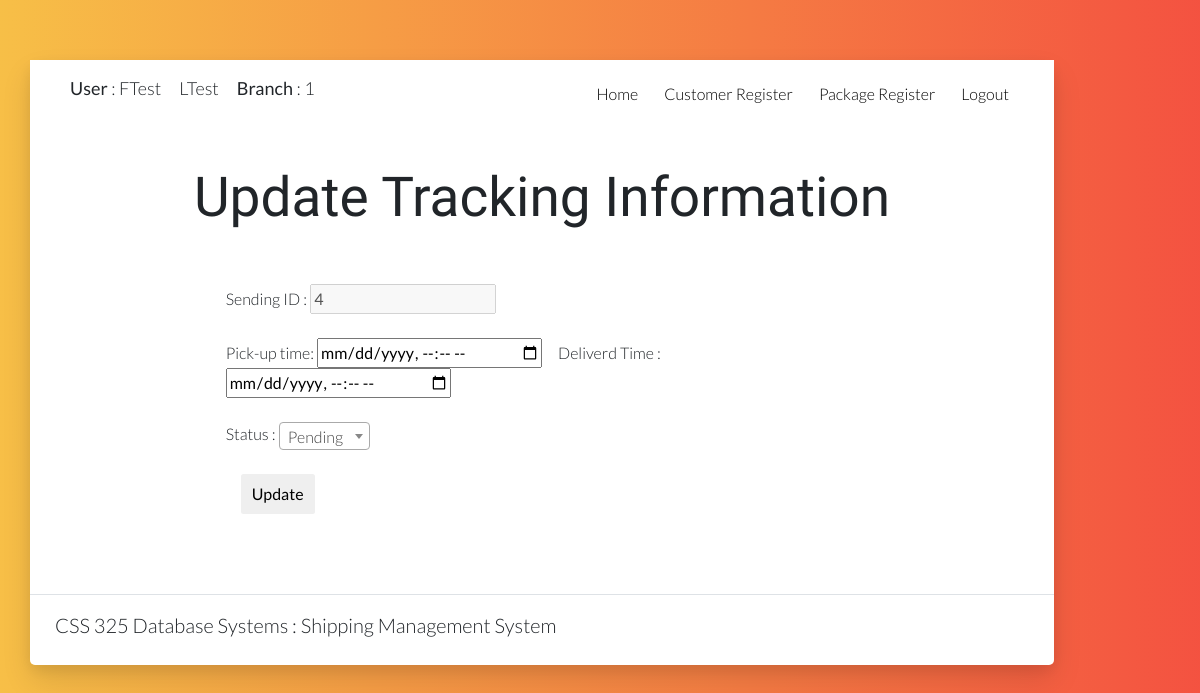
The app's page /edit_home.php?sendingid=4&pickup=0000-00-00 00:00:00&delivered=0000-00-00 00:00:00 (signed in) with its own data.
### tables this page shows
CREATE TABLE `staff` (
  `Staff_ID` int(10) UNSIGNED NOT NULL,
  `Branch_ID` int(10) UNSIGNED NOT NULL,
  `Fname` varchar(30) NOT NULL,
  `Lname` varchar(30) NOT NULL,
  `Staff_Addr` varchar(255) NOT NULL,
  `DOB` date NOT NULL,
  `Email` varchar(30) NOT NULL,
  `Password` varchar(30) NOT NULL,
  `Phone_no` varchar(11) NOT NULL
);

CREATE TABLE `sending` (
  `Sending_ID` int(10) UNSIGNED NOT NULL,
  `Sender_ID` int(10) UNSIGNED NOT NULL,
  `Receiver_ID` int(10) UNSIGNED NOT NULL,
  `SendBranch_ID` int(10) UNSIGNED NOT NULL,
  `Sending_Type` varchar(15) NOT NULL,
  `Pickup_Time` datetime DEFAULT NULL,
  `Delivered_Time` datetime DEFAULT NULL,
  `Status` varchar(10) NOT NULL DEFAULT 'Pending'
);

### edit_home.php (the view, shortened to what this page needs)
<!DOCTYPE html>
<?php require_once('connect.php');
if (isset($_SESSION['loginemail']) && isset($_SESSION['loginemail'])) {
    $loginemail = $_SESSION['loginemail'];
    $loginpassword = $_SESSION['loginpassword'];
} else {
    header('location:login.php');
}
$q = "SELECT Fname,Lname,Branch_ID FROM staff WHERE Email ='$loginemail' AND Password='$loginpassword'";
if ($result = $mysqli->query($q)) {
    while ($row = $result->fetch_array()) {
        if (isset($row[2])) {
            $AccFname = $row[0];
            $AccLname = $row[1];
            $AccBranch = $row[2];
        }
    }
} else {
    echo 'Query error: ' . $mysqli->error;
} ?>
<html lang="en">
<head>
    <link rel="stylesheet" href="vendor/bootstrap/bootstrap.min.css">
    <link rel="stylesheet" href="vendor/select2/select2.min.css">
    <link rel="stylesheet" href="vendor/owlcarousel/owl.carousel.min.css">
    <link rel="stylesheet" href="vendor/lightcase/lightcase.css">
    <link rel="stylesheet" href="css/style.min.css">
    <link rel="stylesheet" href="https://cdn.linearicons.com/free/1.0.0/icon-font.min.css">
    <link href="https://file.myfontastic.com/7vRKgqrN3iFEnLHuqYhYuL/icons.css" rel="stylesheet">
</head>
<body data-spy="scroll" data-target="#navbar-nav-header" class="static-layout">
    <div class="boxed-page">
        <nav id="gtco-header-navbar" class="navbar navbar-expand-lg py-4">
            <div class="container">
                <p style="font-size:18px;"><?php echo ('<b>User</b> : ' . $AccFname . '&emsp;' . $AccLname . '&emsp;<b>Branch</b> : ' . $AccBranch); ?></p>
                <div class="collapse navbar-collapse" id="navbar-nav-header">
                    <ul class="navbar-nav ml-auto">
                        <li class="nav-item">
                            <a class="nav-link" href="home.php">Home&emsp;</a>
                        </li>
                        <li class="nav-item">
                            <a class="nav-link" href="c_register.php">Customer Register&emsp;</a>
                        </li>
                        <li class="nav-item">
                            <a class="nav-link" href="p_register.php">Package Register&emsp;</a>
                        </li>
                        <li class="nav-item">
                            <a class="nav-link" href="logout.php">Logout</a>
                        </li>
                    </ul>
                </div>
            </div>
        </nav>
        <section id="gtco-contact-form" class="bg-white">
            <div class="container">
                <div class="section-content">
                    <div class="title-wrap">
                        <br>
                        <h1 class="display-2 mb-4">Update Tracking Information</h1><br>
                    </div>
                    <div class="row">
                        <div class="col-md-8 offset-md-2 mt-4">
                            <?php
                            $sendingid = $_GET['sendingid'];
                            $q = "SELECT * FROM sending WHERE Sending_ID='$sendingid'";
                            $result = $mysqli->query($q);
                            echo "<form action='home.php' method='post'>";
                            while ($row = $result->fetch_array()) {
                                echo "Sending ID : <input type=text name=id value=" . $row['Sending_ID'] . " Disabled><br><br>";
                                echo "Pick-up time: <input datetimelocalObject.defaultValue=" . $_GET['pickup'] . " type=datetime-local name=pickuptime >&emsp;";
                                echo "Deliverd Time : <input datetimelocalObject.defaultValue=" . $_GET['delivered'] . " type=datetime-local name=deliveredtime ><br><br>";
                                echo "Status : <select name='status'>
										<option value='Pending'>Pending</option>
										<option value='Shipped'>Shipped</option>
										<option value='Delivering'>In Transit</option>
										<option value='Delivered'>Delivered</option>
								</select><br><br>";
                                echo "<div class=col-md-12 form-btn text-center>";
                                echo "<input class=btn btn-block btn-secondary btn-red type=submit name=uphomesub value=Update>";
                                echo "</div>";
                            }
                            ?>
                        </div>
                    </div>
                </div>
            </div>
        </section>
        <footer class="mastfoot mb-3 bg-white py-4 border-top">
            <div class="row">
                <p style="font-size:20px">&emsp;&emsp;CSS 325 Database Systems : Shipping Management System</p>
            </div>
        </footer>
    </div>
</body>
</html>

### records on screen
staff: Fname "FTest", Lname "LTest", Branch_ID "1"
sending: id "4"
